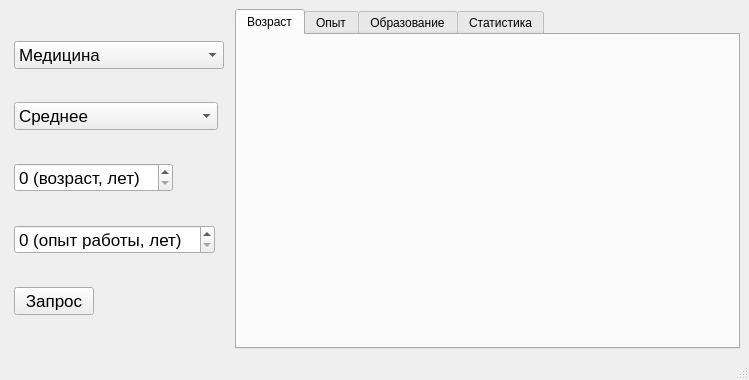
<?xml version="1.0" encoding="UTF-8"?>
<ui version="4.0">
 <class>MainWindow</class>
 <widget class="QMainWindow" name="MainWindow">
  <property name="geometry">
   <rect>
    <x>0</x>
    <y>0</y>
    <width>749</width>
    <height>380</height>
   </rect>
  </property>
  <property name="windowTitle">
   <string>Регрессия</string>
  </property>
  <widget class="QWidget" name="centralwidget">
   <layout class="QGridLayout" name="gridLayout">
    <item row="0" column="0">
     <layout class="QVBoxLayout" name="verticalLayout">
      <property name="leftMargin">
       <number>5</number>
      </property>
      <property name="topMargin">
       <number>5</number>
      </property>
      <property name="rightMargin">
       <number>5</number>
      </property>
      <property name="bottomMargin">
       <number>5</number>
      </property>
      <item>
       <widget class="QComboBox" name="cb_obl">
        <property name="sizePolicy">
         <sizepolicy hsizetype="Fixed" vsizetype="Fixed">
          <horstretch>0</horstretch>
          <verstretch>0</verstretch>
         </sizepolicy>
        </property>
        <property name="font">
         <font>
          <pointsize>13</pointsize>
         </font>
        </property>
        <item>
         <property name="text">
          <string>Медицина</string>
         </property>
        </item>
        <item>
         <property name="text">
          <string>Транспорт и логистика</string>
         </property>
        </item>
        <item>
         <property name="text">
          <string>Туризм</string>
         </property>
        </item>
        <item>
         <property name="text">
          <string>IT</string>
         </property>
        </item>
       </widget>
      </item>
      <item>
       <widget class="QComboBox" name="cb_obr">
        <property name="sizePolicy">
         <sizepolicy hsizetype="Fixed" vsizetype="Fixed">
          <horstretch>0</horstretch>
          <verstretch>0</verstretch>
         </sizepolicy>
        </property>
        <property name="font">
         <font>
          <pointsize>13</pointsize>
         </font>
        </property>
        <item>
         <property name="text">
          <string>Среднее</string>
         </property>
        </item>
        <item>
         <property name="text">
          <string>Среднее специальное</string>
         </property>
        </item>
        <item>
         <property name="text">
          <string>Высшее</string>
         </property>
        </item>
       </widget>
      </item>
      <item>
       <widget class="QSpinBox" name="sb_old">
        <property name="sizePolicy">
         <sizepolicy hsizetype="Fixed" vsizetype="Fixed">
          <horstretch>0</horstretch>
          <verstretch>0</verstretch>
         </sizepolicy>
        </property>
        <property name="font">
         <font>
          <pointsize>13</pointsize>
         </font>
        </property>
        <property name="suffix">
         <string> (возраст, лет)</string>
        </property>
       </widget>
      </item>
      <item>
       <widget class="QSpinBox" name="cb_opit">
        <property name="sizePolicy">
         <sizepolicy hsizetype="Fixed" vsizetype="Fixed">
          <horstretch>0</horstretch>
          <verstretch>0</verstretch>
         </sizepolicy>
        </property>
        <property name="font">
         <font>
          <pointsize>13</pointsize>
         </font>
        </property>
        <property name="suffix">
         <string> (опыт работы, лет)</string>
        </property>
        <property name="prefix">
         <string/>
        </property>
       </widget>
      </item>
      <item>
       <widget class="QPushButton" name="btn_go">
        <property name="sizePolicy">
         <sizepolicy hsizetype="Fixed" vsizetype="Fixed">
          <horstretch>0</horstretch>
          <verstretch>0</verstretch>
         </sizepolicy>
        </property>
        <property name="font">
         <font>
          <pointsize>13</pointsize>
         </font>
        </property>
        <property name="text">
         <string>Запрос</string>
        </property>
       </widget>
      </item>
     </layout>
    </item>
    <item row="0" column="1">
     <widget class="QTabWidget" name="tabGr">
      <property name="sizePolicy">
       <sizepolicy hsizetype="Expanding" vsizetype="Expanding">
        <horstretch>0</horstretch>
        <verstretch>0</verstretch>
       </sizepolicy>
      </property>
      <property name="currentIndex">
       <number>0</number>
      </property>
      <widget class="QWidget" name="tab">
       <attribute name="title">
        <string>Возраст</string>
       </attribute>
       <layout class="QGridLayout" name="gridLayout_2">
        <item row="0" column="0">
         <layout class="QVBoxLayout" name="vl1"/>
        </item>
       </layout>
      </widget>
      <widget class="QWidget" name="tab_2">
       <attribute name="title">
        <string>Опыт</string>
       </attribute>
       <layout class="QGridLayout" name="gridLayout_3">
        <item row="0" column="0">
         <layout class="QVBoxLayout" name="vl2"/>
        </item>
       </layout>
      </widget>
      <widget class="QWidget" name="tab_3">
       <attribute name="title">
        <string>Образование</string>
       </attribute>
       <layout class="QGridLayout" name="gridLayout_4">
        <item row="0" column="0">
         <layout class="QVBoxLayout" name="vl3"/>
        </item>
       </layout>
      </widget>
      <widget class="QWidget" name="tab_4">
       <attribute name="title">
        <string>Статистика</string>
       </attribute>
       <layout class="QGridLayout" name="gridLayout_5">
        <item row="0" column="0">
         <widget class="QTextEdit" name="TXT">
          <property name="maximumSize">
           <size>
            <width>16777215</width>
            <height>16777212</height>
           </size>
          </property>
          <property name="font">
           <font>
            <pointsize>10</pointsize>
           </font>
          </property>
          <property name="sizeAdjustPolicy">
           <enum>QAbstractScrollArea::AdjustToContents</enum>
          </property>
          <property name="readOnly">
           <bool>true</bool>
          </property>
          <property name="html">
           <string>&lt;!DOCTYPE HTML PUBLIC &quot;-//W3C//DTD HTML 4.0//EN&quot; &quot;http://www.w3.org/TR/REC-html40/strict.dtd&quot;&gt;
&lt;html&gt;&lt;head&gt;&lt;meta name=&quot;qrichtext&quot; content=&quot;1&quot; /&gt;&lt;style type=&quot;text/css&quot;&gt;
p, li { white-space: pre-wrap; }
&lt;/style&gt;&lt;/head&gt;&lt;body style=&quot; font-family:'MS Shell Dlg 2'; font-size:10pt; font-weight:400; font-style:normal;&quot;&gt;
&lt;p align=&quot;center&quot; style=&quot;-qt-paragraph-type:empty; margin-top:0px; margin-bottom:0px; margin-left:0px; margin-right:0px; -qt-block-indent:0; text-indent:0px; font-size:14pt;&quot;&gt;&lt;br /&gt;&lt;/p&gt;&lt;/body&gt;&lt;/html&gt;</string>
          </property>
         </widget>
        </item>
       </layout>
      </widget>
     </widget>
    </item>
   </layout>
  </widget>
  <widget class="QMenuBar" name="menubar">
   <property name="geometry">
    <rect>
     <x>0</x>
     <y>0</y>
     <width>749</width>
     <height>21</height>
    </rect>
   </property>
  </widget>
  <widget class="QStatusBar" name="statusbar"/>
 </widget>
 <resources/>
 <connections/>
</ui>
